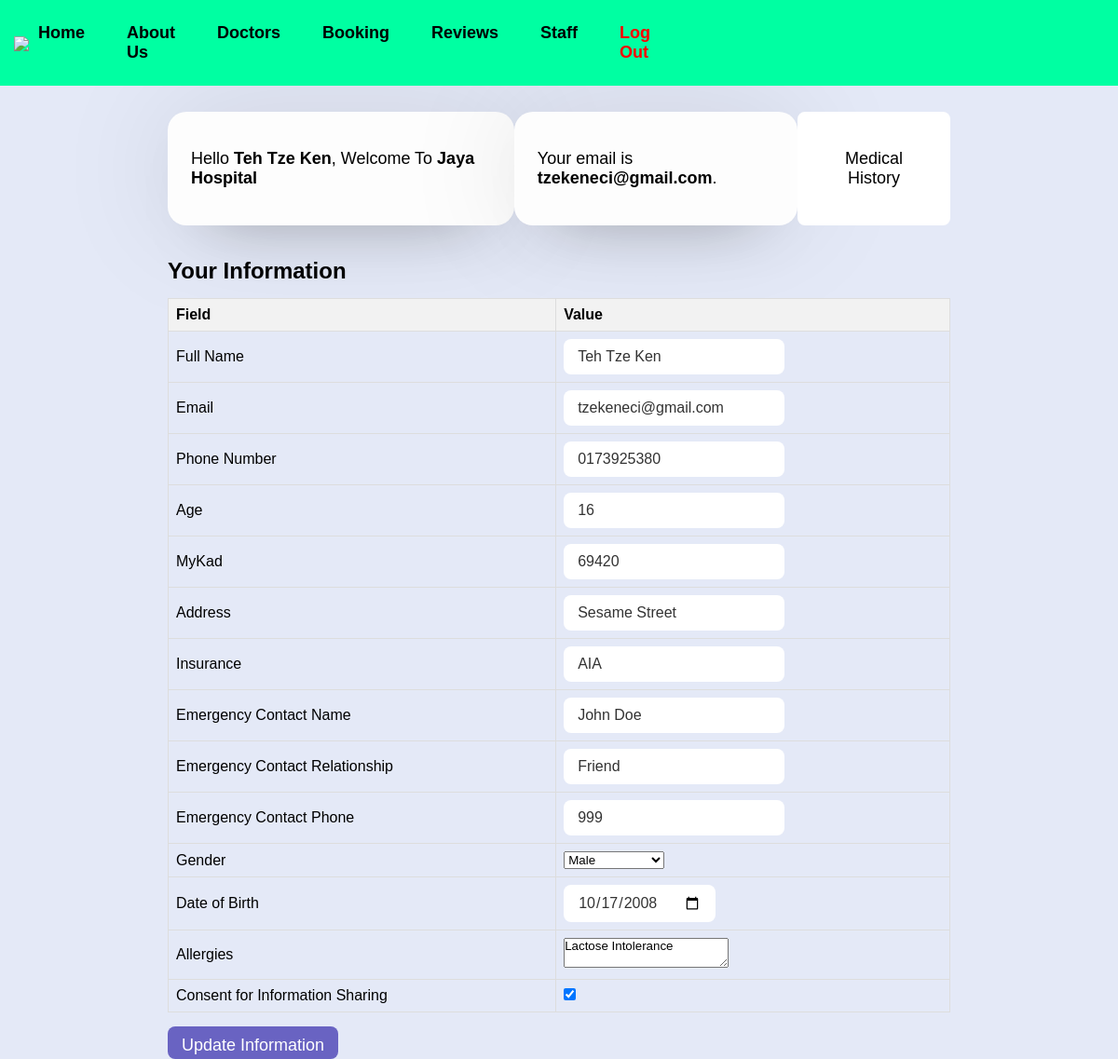
Screenshot of /home.php (signed in) with the database file from the repository.
### tables this page shows
CREATE TABLE `users` (
  `id` int(11) NOT NULL,
  `full_name` varchar(255) NOT NULL,
  `email` varchar(255) NOT NULL,
  `password` varchar(255) NOT NULL,
  `phone_number` varchar(15) DEFAULT NULL,
  `age` int(11) DEFAULT NULL,
  `mykad` varchar(20) DEFAULT NULL,
  `address` varchar(255) DEFAULT NULL,
  `insurance` varchar(255) DEFAULT NULL,
  `allergies` text DEFAULT NULL,
  `gender` enum('Male','Female','Other') DEFAULT NULL,
  `past_medical_conditions` text DEFAULT NULL,
  `previous_surgeries` text DEFAULT NULL,
  `family_medical_history` text DEFAULT NULL,
  `emergency_contact_name` varchar(255) DEFAULT NULL,
  `emergency_contact_relationship` varchar(50) DEFAULT NULL,
  `emergency_contact_phone` varchar(20) DEFAULT NULL,
  `date_of_birth` date DEFAULT NULL,
  `medical_history` text DEFAULT NULL,
  `consent_for_information_sharing` tinyint(1) DEFAULT NULL
);

### home.php (the view, shortened to what this page needs)
<?php
include("db_connect.php");
$id = $_SESSION['id'];
$query = mysqli_query($con, "SELECT
    full_name, email, phone_number, age, mykad, address, insurance, emergency_contact_name,
    emergency_contact_relationship, emergency_contact_phone, allergies,
    gender, date_of_birth, consent_for_information_sharing
    FROM users WHERE id = $id");
if ($query && mysqli_num_rows($query) > 0) {
    $result = mysqli_fetch_assoc($query);
    $res_FullName = $result['full_name'] ?? '';
    $res_Email = $result['email'] ?? '';
    $res_Phone = $result['phone_number'] ?? '';
    $res_Age = $result['age'] ?? '';
    $res_Mykad = $result['mykad'] ?? '';
    $res_Address = $result['address'] ?? '';
    $res_Insurance = $result['insurance'] ?? '';
    $res_EmergencyContactName = $result['emergency_contact_name'] ?? '';
    $res_EmergencyContactRelationship = $result['emergency_contact_relationship'] ?? '';
    $res_EmergencyContactPhone = $result['emergency_contact_phone'] ?? '';
    $res_Allergies = $result['allergies'] ?? '';
    $res_Gender = $result['gender'] ?? '';
    $res_DateOfBirth = $result['date_of_birth'] ?? '';
    $res_ConsentForInformationSharing = $result['consent_for_information_sharing'] ?? '';
} else {
    echo "User not found.";
    exit();
}
?>
<!DOCTYPE html>
<html lang="en">
<head>
    <link rel="stylesheet" href="home.css">
    <nav class="navbar">
        <div class="navdiv">
            <div class="logo">
                <a href="index.html"><img src="Images/jayalogo.png" width="120px"> </a>
            </div>
            <ul>
                <li><a href="index.html">Home</a></li>
                <li><a href="Details(AboutUs).html">About Us</a></li>
                <li><a href="display_doctors.php">Doctors</a></li>
                <li><a href="appointments.php">Booking</a></li>
                <li><a href="FeedbackForm.php">Reviews</a></li>
                <li><a href="stafflogin.php">Staff</a></li>
                <li><a href="logout.php" style="color: red;">Log Out</a></li>
            </ul>
        </div>
    </nav>
</head>
</head>
<body>
    <main>
        <div class="main-box top">
            <div class="top">
                <div class="box">
                    <p>Hello <b><?php echo htmlspecialchars($res_FullName); ?></b>, Welcome To <b>Jaya Hospital</b></p>
                </div>
                <div class="box">
                    <p>Your email is <b><?php echo htmlspecialchars($res_Email); ?></b>.</p>
                </div>
                <body>
    <button class="mh" onclick="location.href='prescription_notes.php?name=<?php echo urlencode($res_FullName); ?>'">Medical History</button>
</body>
</html>
            <div class="user-info">
                <h2>Your Information</h2>
                <form action="" method="post">
                    <table>
                        <tr>
                            <th>Field</th>
                            <th>Value</th>
                        </tr>
                        <tr>
                            <td>Full Name</td>
                            <td><input type="text" name="full_name" value="<?php echo htmlspecialchars($res_FullName); ?>" required></td>
                        </tr>
                        <tr>
                            <td>Email</td>
                            <td><input type="email" name="email" value="<?php echo htmlspecialchars($res_Email); ?>" required></td>
                        </tr>
                        <tr>
                            <td>Phone Number</td>
                            <td><input type="text" name="phone_number" value="<?php echo htmlspecialchars($res_Phone); ?>"></td>
                        </tr>
                        <tr>
                            <td>Age</td>
                            <td><input type="number" name="age" value="<?php echo htmlspecialchars($res_Age); ?>"></td>
                        </tr>
                        <tr>
                            <td>MyKad</td>
                            <td><input type="text" name="mykad" value="<?php echo htmlspecialchars($res_Mykad); ?>"></td>
                        </tr>
                        <tr>
                            <td>Address</td>
                            <td><input type="text" name="address" value="<?php echo htmlspecialchars($res_Address); ?>"></td>
                        </tr>
                        <tr>
                            <td>Insurance</td>
                            <td><input type="text" name="insurance" value="<?php echo htmlspecialchars($res_Insurance); ?>"></td>
                        </tr>
                        <tr>
                            <td>Emergency Contact Name</td>
                            <td><input type="text" name="emergency_contact_name" value="<?php echo htmlspecialchars($res_EmergencyContactName); ?>"></td>
                        </tr>
                        <tr>
                            <td>Emergency Contact Relationship</td>
                            <td><input type="text" name="emergency_contact_relationship" value="<?php echo htmlspecialchars($res_EmergencyContactRelationship); ?>"></td>
                        </tr>
                        <tr>
                            <td>Emergency Contact Phone</td>
                            <td><input type="text" name="emergency_contact_phone" value="<?php echo htmlspecialchars($res_EmergencyContactPhone); ?>"></td>
                        </tr>
                        <tr>
                            <td>Gender</td>
                            <td>
                                <select name="gender">
                                    <option value="Male" <?php echo $res_Gender == 'Male' ? 'selected' : ''; ?>>Male</option>
                                </select>
                            </td>
                        </tr>
                        <tr>
                            <td>Date of Birth</td>
                            <td><input type="date" name="date_of_birth" value="<?php echo htmlspecialchars($res_DateOfBirth); ?>"></td>
                        </tr>
                        <tr>
                            <td>Allergies</td>
                            <td><textarea name="allergies"><?php echo htmlspecialchars($res_Allergies); ?></textarea></td>
                        </tr>
                        <tr>
                            <td>Consent for Information Sharing</td>
                            <td><input type="checkbox" name="consent_for_information_sharing" <?php echo $res_ConsentForInformationSharing ? 'checked' : ''; ?>></td>
                        </tr>
                    </table>
                    <div class="field">
                        <input type="submit" class="btn" name="update" value="Update Information">
                    </div>
                </form>
            </div>
</body>
</html>

### home.css (style rules this page uses)
* { padding: 0; margin: 0; box-sizing: border-box; font-family: 'Poppins',sans-serif; }
body { background: #e4e9f7; }
.box { background: #fdfdfd; display: flex; flex-direction: column; padding: 25px 25px; border-radius: 20px; box-shadow: 0 0 128px 0 rgba(0,0,0,0.1), 0 32px 64px -48px rgba(0,0,0,0.5); }
.btn { height: 35px; background: rgba(76,68,182,0.808); border: 0; border-radius: 5px; color: #fff; font-size: 15px; cursor: pointer; transition: all .3s; margin-top: 10px; padding: 0px 10px; }
.logo { font-size: 25px; font-weight: 900; }
.logo a { text-decoration: none; color: #000; }
main { display: flex; align-items: center; justify-content: center; margin-top: 60px; }
.main-box { display: flex; flex-direction: column; width: 70%; }
.main-box .top { display: flex; flex-direction: row; justify-content: space-between; }

### home.php (style rules this page uses)
.main-box.top { margin-top: 40px; }
.top .box { margin-top: 20px; }
.user-info { margin-top: 20px; }
.user-info table { width: 100%; border-collapse: collapse; margin: 0 auto; }
.user-info th, .user-info td { border: 1px solid #ddd; padding: 8px; text-align: left; }
.user-info th { background-color: #f2f2f2; font-weight: bold; }
.mh { background-color: white; color: black; border: none; padding-top: 40px; padding-left: 30px; padding-right: 30px; border-radius: 8px; font-size: 18px; font-weight: 500; cursor: pointer; display: flex; justify-content: center; margin-top: 20px; }
form input { outline: none; border: none; padding: 10px 15px; font-size: 16px; color: #333; font-weight: 400; border-radius: 8px; background: #fff; }
form .btn { margin-top: 15px; border: none; padding: 10px 15px; border-radius: 8px; font-size: 18px; font-weight: 500; cursor: pointer; }
h1, h2, h3, p, a { margin: 15px 0; }
a { display: block; color: #3498db; text-decoration: none; }
p { font-size: 18px; }
* { font-family: "Kumbh Sans", sans-serif; text-decoration: none; }
.navbar { position: fixed; top: 0; left: 0; width: 100%; background: rgb(0, 255, 162); font-family: sans-serif; padding-right: 15px; padding-left: 15px; z-index: 1000; }
.navdiv { display: flex; align-items: center; justify-content: space-between; margin-right: 550px; }
.logo { flex-shrink: 0; }
.navdiv ul { display: flex; list-style: none; margin: 0; padding: 0; }
.navdiv li { padding: 10px; }
.navdiv li a { color: rgb(0, 0, 0); font-size: 18px; font-weight: bold; margin-right: 25px; transition: color 0.3s ease; }

### rows the page displays
users: full_name "Teh Tze Ken", email "tzekeneci@gmail.com", phone_number "0173925380", age "16", mykad "69420", address "Sesame Street", insurance "AIA", emergency_contact_name "John Doe", emergency_contact_relationship "Friend", emergency_contact_phone "999", gender "Male", date_of_birth "10/17/2008", allergies "Lactose Intolerance", consent_for_information_sharing "☑"
